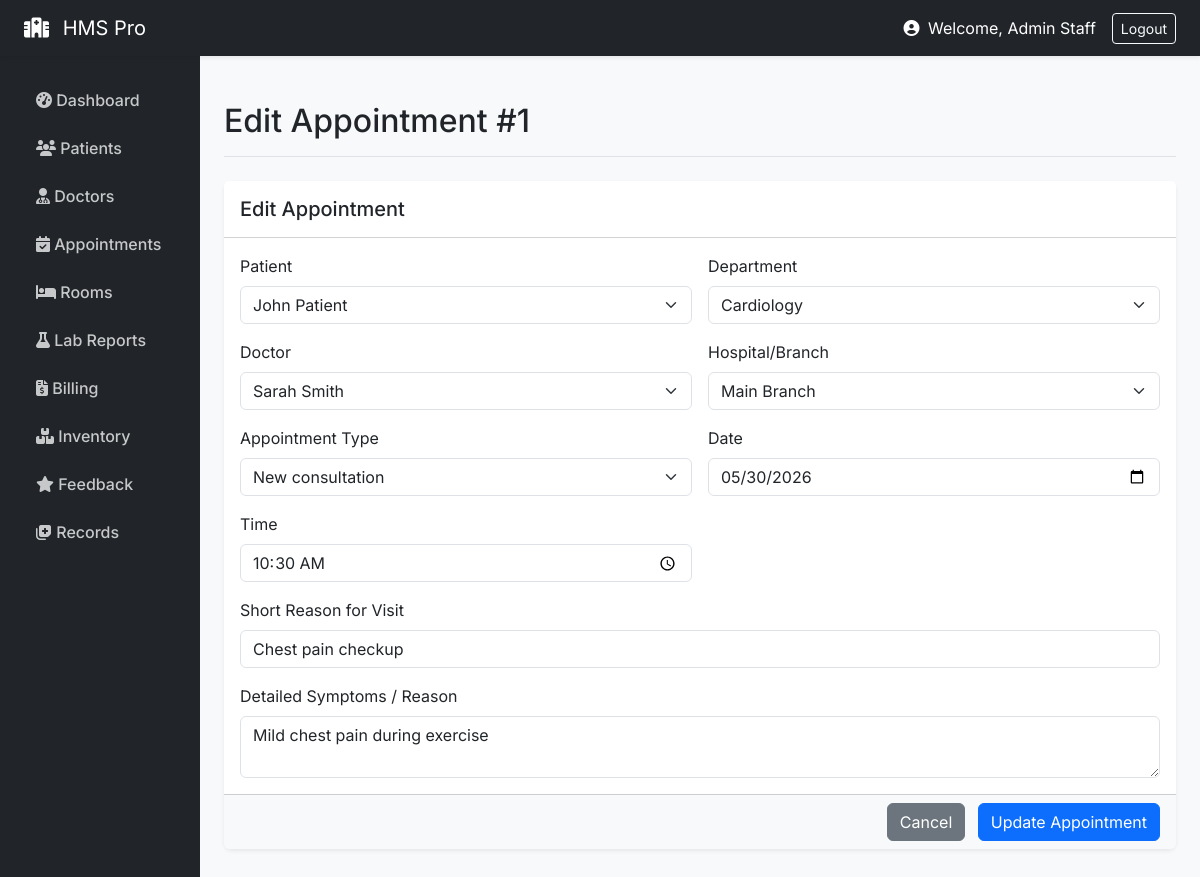
The app's page /staff/edit_appointment/1 (signed in) with its own data.
### models/__init__.py (models this page shows, shortened)
class User(UserMixin, db.Model):
    id = db.Column(db.Integer, primary_key=True)
    email = db.Column(db.String(120), unique=True, nullable=False)
    name = db.Column(db.String(100), nullable=False)
    role = db.Column(db.String(20), nullable=False)
    password_hash = db.Column(db.String(200), nullable=False)
    age = db.Column(db.Integer)
    gender = db.Column(db.String(10))
    staff_role = db.Column(db.String(50))
    department = db.Column(db.String(50))
    staff_id = db.Column(db.String(20))
    created_at = db.Column(db.DateTime, default=datetime.utcnow)

class Appointment(db.Model):
    id = db.Column(db.Integer, primary_key=True)
    patient_id = db.Column(db.Integer, db.ForeignKey('user.id'))
    doctor_id = db.Column(db.Integer, db.ForeignKey('user.id'))
    department = db.Column(db.String(100))
    hospital_branch = db.Column(db.String(100))
    appointment_type = db.Column(db.String(50))
    date = db.Column(db.Date, nullable=False)
    time = db.Column(db.Time, nullable=False)
    status = db.Column(db.String(20), default='Pending')
    reason = db.Column(db.Text)
    symptoms = db.Column(db.Text)
    created_at = db.Column(db.DateTime, default=datetime.utcnow)
    patient = db.relationship('User', foreign_keys=[patient_id])
    doctor = db.relationship('User', foreign_keys=[doctor_id])

### routes/staff.py (the view, shortened to what this page needs)
@staff_bp.route('/edit_appointment/<int:id>', methods=['GET', 'POST'])
def edit_appointment(id):
    appt = Appointment.query.get_or_404(id)
    form = AppointmentForm(obj=appt)
    doctors_qs  = Doctor.query.filter_by(status='Active').all()
    patients_qs = User.query.filter_by(role='patient').all()
    form.doctor_id.choices  = [(d.user_id, d.user.name) for d in doctors_qs if d.user]
    form.patient_id.choices = [(p.id, p.name) for p in patients_qs]
    return render_template('edit_appointment.html', form=form, appt=appt)

### forms.py
class AppointmentForm(FlaskForm):
    patient_id = SelectField('Patient', coerce=int, validators=[Optional()])
    department = SelectField('Department', choices=[('', 'Select Department'), ('Cardiology', 'Cardiology'), ('Neurology', 'Neurology'), ('Orthopedics', 'Orthopedics'), ('Pediatrics', 'Pediatrics'), ('General', 'General'), ('ENT', 'ENT')], validators=[DataRequired()])
    doctor_id = SelectField('Doctor', coerce=int, validators=[DataRequired()])
    hospital_branch = SelectField('Hospital/Branch', choices=[('Main Branch', 'Main Branch'), ('Downtown Clinic', 'Downtown Clinic')], validators=[DataRequired()])
    appointment_type = SelectField('Appointment Type', choices=[('New consultation', 'New consultation'), ('Follow-up', 'Follow-up'), ('Emergency', 'Emergency'), ('Online', 'Online (Teleconsultation)')], validators=[DataRequired()])
    date = DateField('Date', validators=[DataRequired()])
    time = TimeField('Time', validators=[DataRequired()])
    reason = StringField('Short Reason for Visit', validators=[DataRequired()])
    symptoms = TextAreaField('Detailed Symptoms / Reason', validators=[Optional()])

### models/__init__.py (called while the page is built)
@login_manager.user_loader
def load_user(user_id):
    return User.query.get(int(user_id))

### routes/staff.py (called while the page is built)
def staff_required(f):
    @wraps(f)
    def decorated_function(*args, **kwargs):
        if current_user.role != 'staff':
            flash('Staff access only', 'danger')
            return redirect(url_for('auth.login'))
        return f(*args, **kwargs)
    return decorated_function

@staff_bp.before_request
@login_required
@staff_required
def before_request():
    pass

### templates/edit_appointment.html (shortened to what this page needs)
{% extends "base.html" %}
{% block page_title %}Edit Appointment #{{ appt.id }}{% endblock %}
{% block content %}
<div class="card">
    <div class="card-header bg-white py-3">
        <h5 class="mb-0">Edit Appointment</h5>
    </div>
    <form method="POST" action="{{ url_for('staff.edit_appointment', id=appt.id) }}">
        <div class="card-body">
            <div class="row g-3">
                <div class="col-md-6">
                    <label class="form-label">{{ form.patient_id.label }}</label>
                    {{ form.patient_id(class="form-select", required=True) }}
                </div>
                <div class="col-md-6">
                    <label class="form-label">{{ form.department.label }}</label>
                    {{ form.department(class="form-select", required=True) }}
                </div>
                <div class="col-md-6">
                    <label class="form-label">{{ form.doctor_id.label }}</label>
                    {{ form.doctor_id(class="form-select", required=True) }}
                </div>
                <div class="col-md-6">
                    <label class="form-label">{{ form.hospital_branch.label }}</label>
                    {{ form.hospital_branch(class="form-select", required=True) }}
                </div>
                <div class="col-md-6">
                    <label class="form-label">{{ form.appointment_type.label }}</label>
                    {{ form.appointment_type(class="form-select", required=True) }}
                </div>
                <div class="col-md-6">
                    <label class="form-label">{{ form.date.label }}</label>
                    {{ form.date(class="form-control", type="date", required=True) }}
                </div>
                <div class="col-md-6">
                    <label class="form-label">{{ form.time.label }}</label>
                    {{ form.time(class="form-control", type="time", required=True) }}
                </div>
                <div class="col-md-12">
                    <label class="form-label">{{ form.reason.label }}</label>
                    {{ form.reason(class="form-control", required=True) }}
                </div>
                <div class="col-md-12">
                    <label class="form-label">{{ form.symptoms.label }}</label>
                    {{ form.symptoms(class="form-control", rows="2") }}
                </div>
            </div>
        </div>
        <div class="card-footer bg-light text-end">
            <a href="{{ url_for('staff.appointments') }}" class="btn btn-secondary me-2">Cancel</a>
            <button type="submit" class="btn btn-primary">Update Appointment</button>
        </div>
    </form>
</div>
{% endblock %}

### templates/base.html (shortened to what this page needs)
<!doctype html>
<html lang="en">
<head>
  <link href="https://cdn.jsdelivr.net/npm/bootstrap@5.3.0/dist/css/bootstrap.min.css" rel="stylesheet">
  <link rel="stylesheet" href="https://cdnjs.cloudflare.com/ajax/libs/font-awesome/6.4.0/css/all.min.css">
</head>
<body>
{% if current_user.is_authenticated %}
<nav class="navbar navbar-dark bg-dark sticky-top shadow-sm">
  <div class="container-fluid px-4">
    <a class="navbar-brand" href="/"><i class="fas fa-hospital me-2"></i> HMS Pro</a>
    <div class="d-flex align-items-center text-white">
      <span class="me-3">
        <i class="fas fa-user-circle me-1"></i> Welcome, {{ current_user.name.split('@')[0] if '@' in current_user.name else current_user.name }}
      </span>
      <a class="btn btn-outline-light btn-sm" href="{{ url_for('auth.logout') }}">Logout</a>
    </div>
  </div>
</nav>
{% endif %}
<div id="main-wrapper">
    {% if not current_user.is_authenticated %}
        <div class="container mt-5">
    {% else %}
        <div class="container-fluid">
            <div class="row">
                <nav class="col-md-2 d-none d-md-block sidebar px-3">
                    <ul class="nav flex-column">
                        {% if current_user.role == 'staff' %}
                            <li class="nav-item">
                                <a class="nav-link {{ 'active' if request.endpoint == 'staff.dashboard' else '' }}" href="{{ url_for('staff.dashboard') }}"><i class="fas fa-tachometer-alt"></i> Dashboard</a>
                            </li>
                            <li class="nav-item">
                                <a class="nav-link {{ 'active' if request.endpoint == 'staff.patients' else '' }}" href="{{ url_for('staff.patients') }}"><i class="fas fa-users"></i> Patients</a>
                            </li>
                            <li class="nav-item">
                                <a class="nav-link {{ 'active' if request.endpoint == 'staff.doctors' else '' }}" href="{{ url_for('staff.doctors') }}"><i class="fas fa-user-md"></i> Doctors</a>
                            </li>
                            <li class="nav-item">
                                <a class="nav-link {{ 'active' if request.endpoint == 'staff.appointments' else '' }}" href="{{ url_for('staff.appointments') }}"><i class="fas fa-calendar-check"></i> Appointments</a>
                            </li>
                            <li class="nav-item">
                                <a class="nav-link {{ 'active' if request.endpoint == 'staff.rooms' else '' }}" href="{{ url_for('staff.rooms') }}"><i class="fas fa-bed"></i> Rooms</a>
                            </li>
                            <li class="nav-item">
                                <a class="nav-link {{ 'active' if request.endpoint == 'staff.lab' else '' }}" href="{{ url_for('staff.lab') }}"><i class="fas fa-flask"></i> Lab Reports</a>
                            </li>
                            <li class="nav-item">
                                <a class="nav-link {{ 'active' if request.endpoint == 'staff.billing' else '' }}" href="{{ url_for('staff.billing') }}"><i class="fas fa-file-invoice-dollar"></i> Billing</a>
                            </li>
                            <li class="nav-item">
                                <a class="nav-link {{ 'active' if request.endpoint == 'staff.inventory' else '' }}" href="{{ url_for('staff.inventory') }}"><i class="fas fa-boxes"></i> Inventory</a>
                            </li>
                            <li class="nav-item">
                                <a class="nav-link {{ 'active' if request.endpoint == 'staff.feedback' else '' }}" href="{{ url_for('staff.feedback') }}"><i class="fas fa-star"></i> Feedback</a>
                            </li>
                            <li class="nav-item">
                                <a class="nav-link {{ 'active' if request.endpoint == 'staff.records' else '' }}" href="{{ url_for('staff.records') }}"><i class="fas fa-notes-medical"></i> Records</a>
                            </li>
                        {% endif %}
                    </ul>
                </nav>
                <main class="col-md-10 ms-sm-auto px-md-4 main-content">
                    <div class="d-flex justify-content-between flex-wrap flex-md-nowrap align-items-center pt-3 pb-2 mb-4 border-bottom">
                        <h1 class="h2">{% block page_title %}{% endblock %}</h1>
                    </div>
    {% endif %}
    {% block content %}{% endblock %}
    {% if current_user.is_authenticated %}
                </main>
            </div>
        </div>
    {% else %}
        </div>
    {% endif %}
</div>
</body>
</html>

### templates/base.html (style rules this page uses)
body { background-color: #f8f9fa; font-family: 'Inter', sans-serif; }
.sidebar { min-height: 100vh; background-color: #212529; color: white; padding-top: 20px; }
.sidebar .nav-link { color: rgba(255,255,255,.75); padding: 12px 20px; font-weight: 500; }
.main-content { padding: 30px; }
.card { box-shadow: 0 0.125rem 0.25rem rgba(0,0,0,.075); border: none; border-radius: 0.5rem; margin-bottom: 20px; }

### records on screen
User: name "Admin Staff"
Appointment: id "1", patient_id "John Patient", department "Cardiology", doctor_id "Sarah Smith", hospital_branch "Main Branch", appointment_type "New consultation", date "05/30/2026", time "10:30", reason "Chest pain checkup", symptoms "Mild chest pain during exercise"
